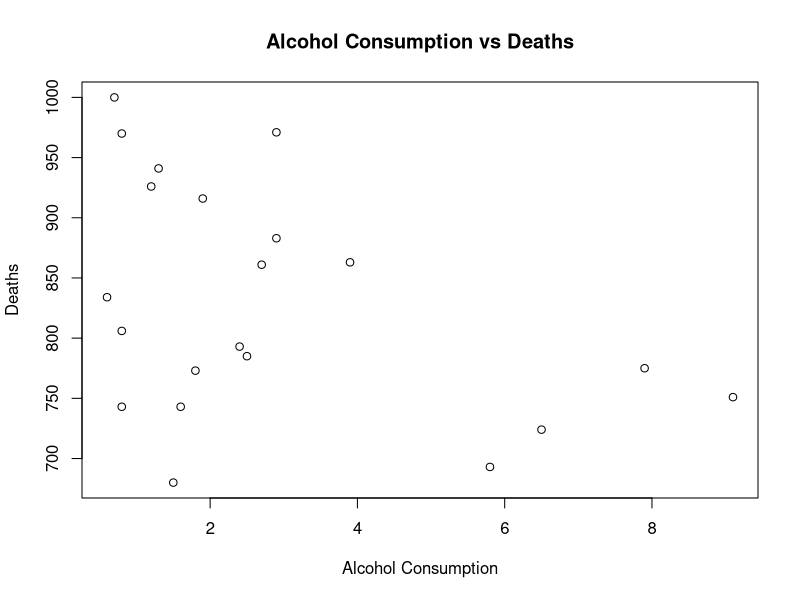

Write the R code that produced this figure.
## ---- chunk 1
knitr::opts_chunk$set(echo = TRUE)
## ---- chunk 2
#loadData
Wine_data<- read.table("wine.txt", header = TRUE, sep = ",")
## ---- chunk 3
plot(Wine_data$alcohol, Wine_data$deaths, main = "Alcohol Consumption vs Deaths", xlab = "Alcohol Consumption", ylab = "Deaths")
